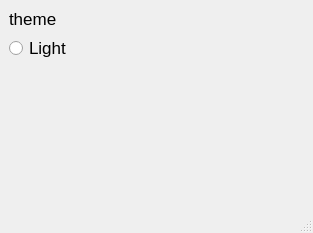
<?xml version="1.0" encoding="UTF-8"?>
<ui version="4.0">
 <class>MainWindow</class>
 <widget class="QMainWindow" name="MainWindow">
  <property name="geometry">
   <rect>
    <x>0</x>
    <y>0</y>
    <width>313</width>
    <height>233</height>
   </rect>
  </property>
  <property name="windowTitle">
   <string>MainWindow</string>
  </property>
  <widget class="QWidget" name="centralwidget">
   <layout class="QGridLayout" name="gridLayout">
    <item row="0" column="0">
     <widget class="QLabel" name="label">
      <property name="maximumSize">
       <size>
        <width>16777215</width>
        <height>20</height>
       </size>
      </property>
      <property name="font">
       <font>
        <pointsize>13</pointsize>
       </font>
      </property>
      <property name="text">
       <string>theme</string>
      </property>
     </widget>
    </item>
    <item row="1" column="0">
     <widget class="QRadioButton" name="radioButton">
      <property name="font">
       <font>
        <pointsize>13</pointsize>
       </font>
      </property>
      <property name="text">
       <string>Light</string>
      </property>
     </widget>
    </item>
    <item row="2" column="0">
     <spacer name="verticalSpacer">
      <property name="orientation">
       <enum>Qt::Vertical</enum>
      </property>
      <property name="sizeHint" stdset="0">
       <size>
        <width>20</width>
        <height>40</height>
       </size>
      </property>
     </spacer>
    </item>
   </layout>
  </widget>
  <widget class="QMenuBar" name="menubar">
   <property name="geometry">
    <rect>
     <x>0</x>
     <y>0</y>
     <width>313</width>
     <height>22</height>
    </rect>
   </property>
  </widget>
  <widget class="QStatusBar" name="statusbar"/>
 </widget>
 <resources/>
 <connections/>
</ui>
